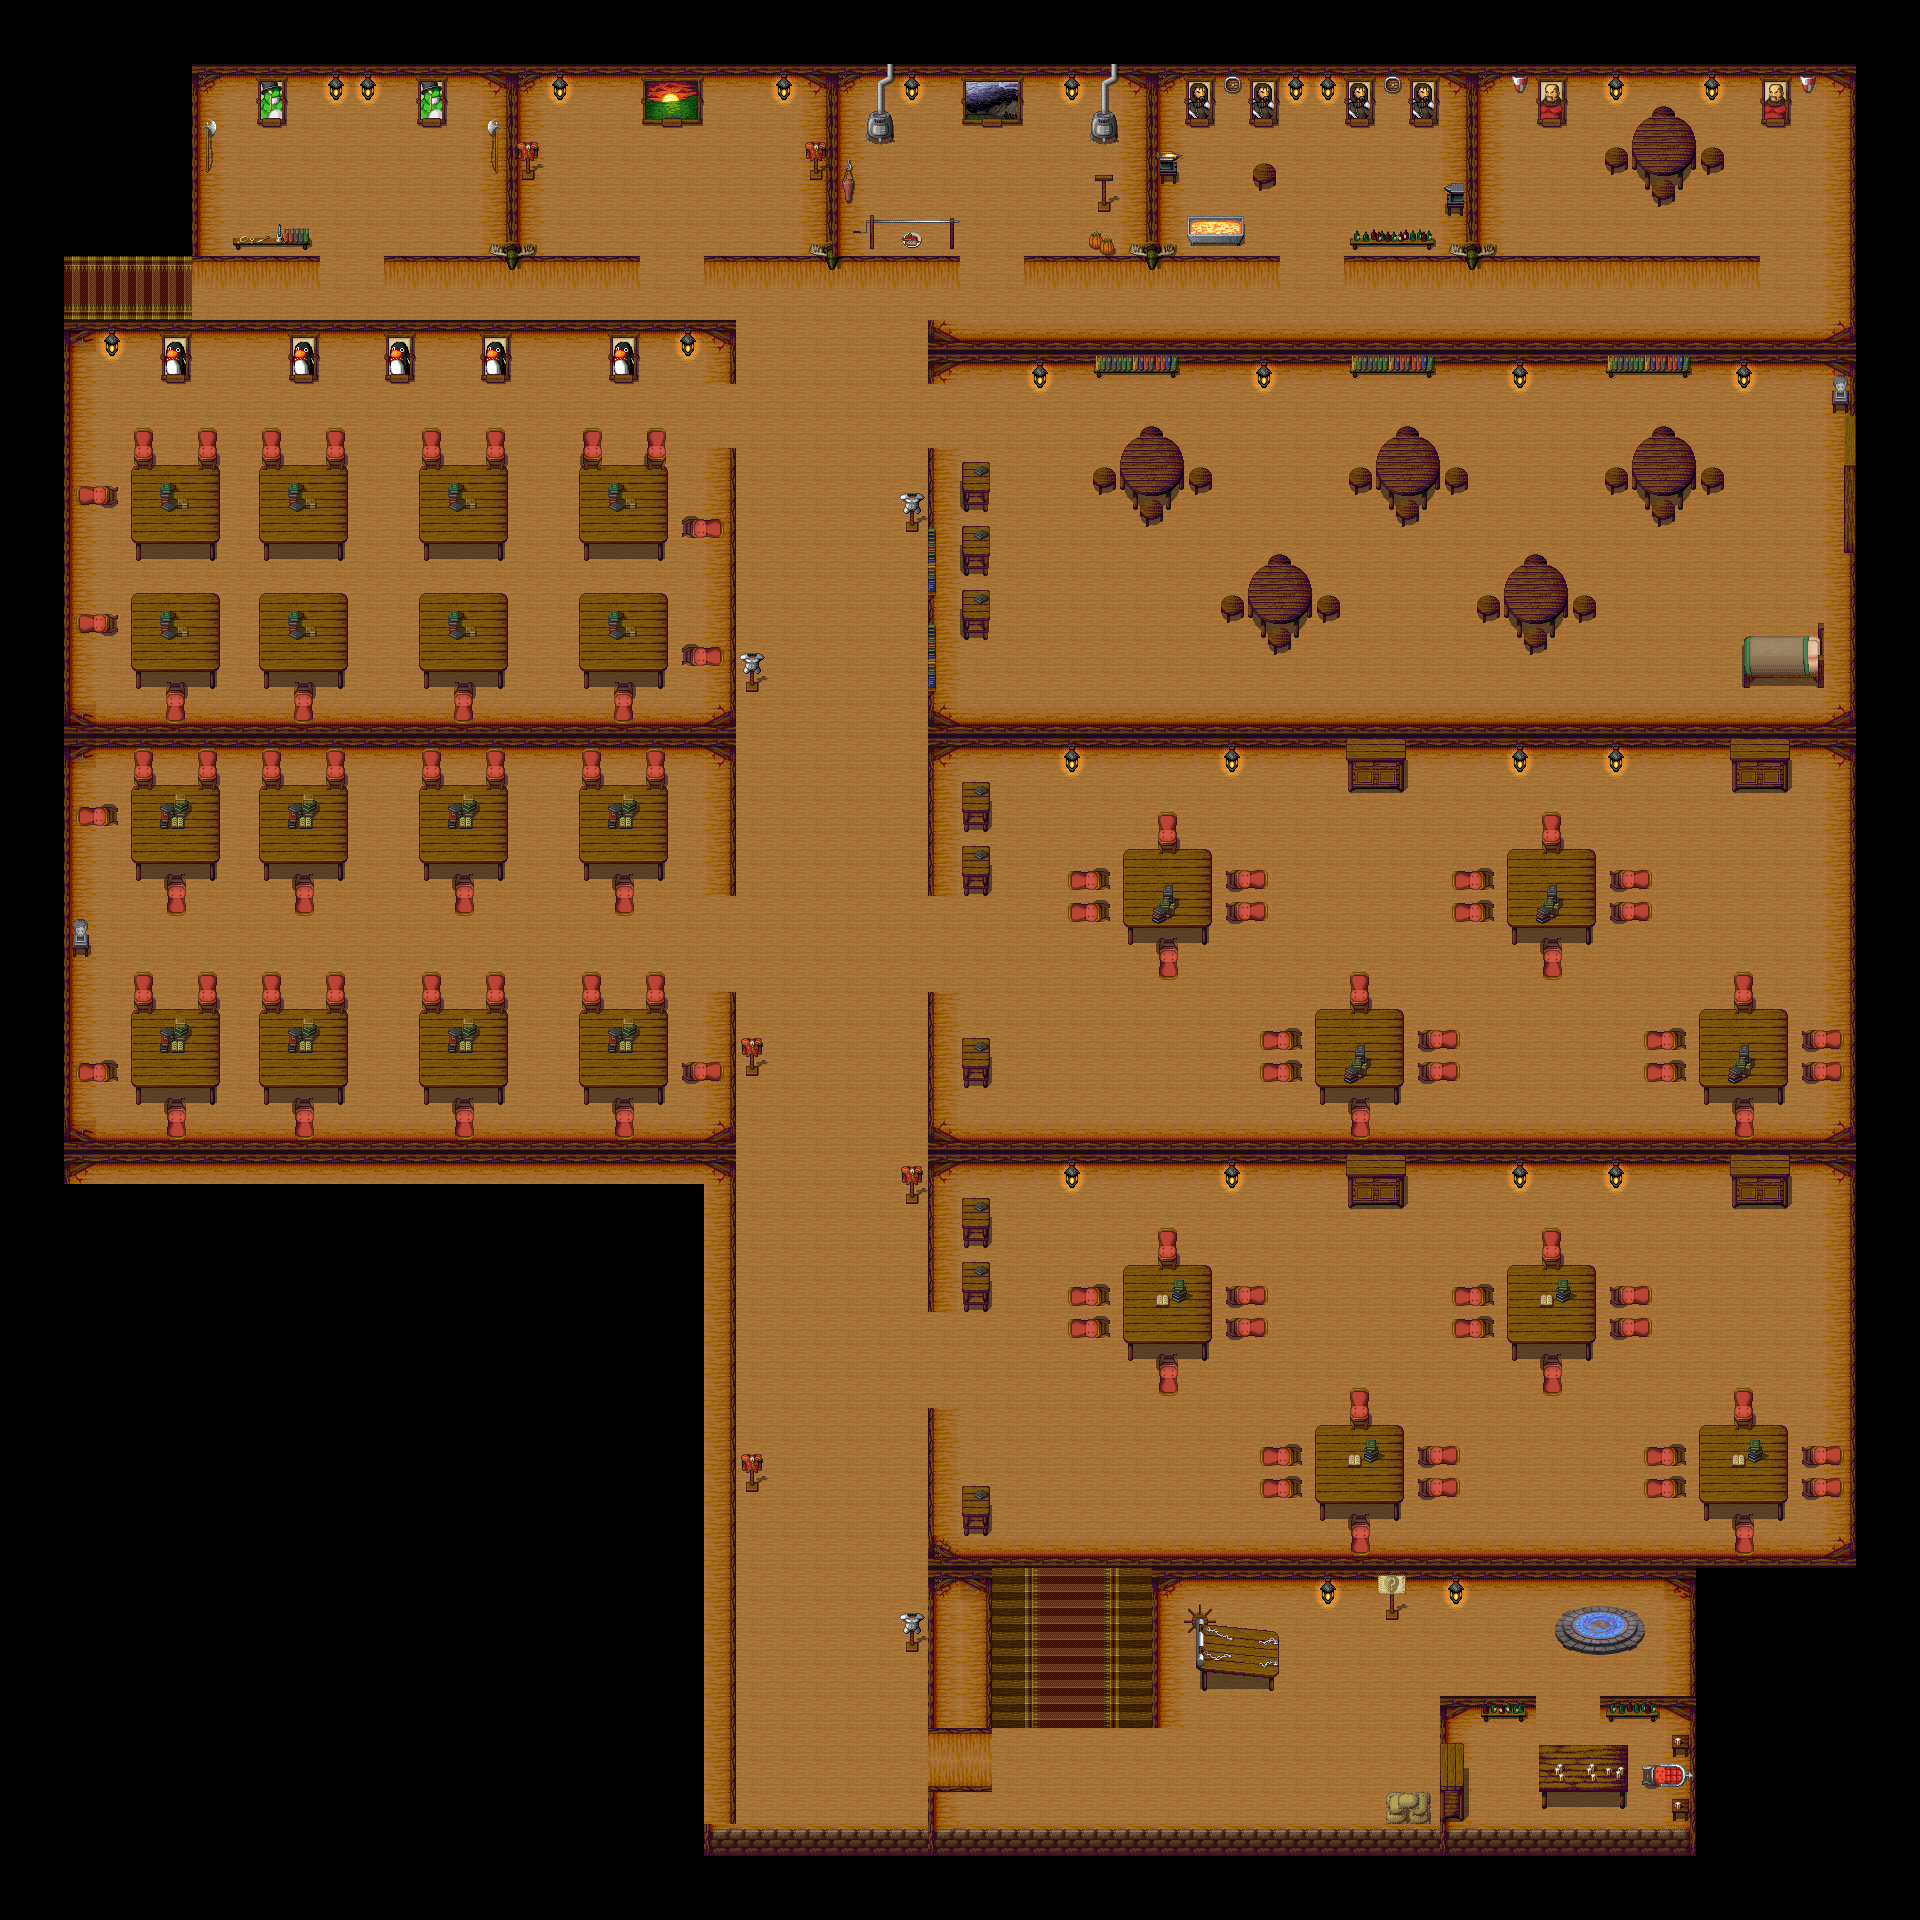

This is a level from a 2D game, rendered from its Tiled map with the project's own tilesets. A one-line summary and the map file follow, with tile-layer data summarised:
An orthogonal 60x60 tile map with 32x32 px tiles, 5 tile layers (background, foreground, foreground of the foreground, notice, ...), 1 hidden layer not drawn, 7 tilesets.

<map version="1.8" tiledversion="1.8.1" orientation="orthogonal" renderorder="right-down" compressionlevel="0" width="60" height="60" tilewidth="32" tileheight="32" infinite="0" nextlayerid="9" nextobjectid="1">
 <properties>
  <property name="32 53" value="dhc1.tmx 42 22" />
  <property name="33 53" value="dhc1.tmx 42 22" />
  <property name="49 50" value="wellingtonRoom.tmx 10 4" />
  <property name="49 51" value="wellingtonRoom.tmx 10 4" />
  <property name="50 50" value="wellingtonRoom.tmx 10 4" />
  <property name="50 51" value="wellingtonRoom.tmx 10 4" />
 </properties>
 <tileset firstgid="1" source="tileset/tileset file/Inq XP MI- Medieval Indoors - Hi Class.tsx" />
 <tileset firstgid="609" source="tileset/tileset file/collision.tsx" />
 <tileset firstgid="611" source="tileset/tileset file/Inq XP MI- Medieval Indoors.tsx" />
 <tileset firstgid="2787" source="tileset/tileset file/Inq XP MT- Medieval Town.tsx" />
 <tileset firstgid="6963" source="tileset/tileset file/teleport_128.tsx" />
 <tileset firstgid="7003" name="Inq XP MT- Medieval Town - Market" tilewidth="32" tileheight="32" tilecount="560" columns="16">
  <image source="tileset/Inq XP MT- Medieval Town - Market.png" trans="ff00ff" width="512" height="1120" />
 </tileset>
 <tileset firstgid="7563" source="tileset/tileset file/Inq XP MT- Medieval Town - Buildings.tsx" />
 <layer id="1" name="background" width="60" height="60">
  <data>[3600 cells, 3600 non-empty, 25 distinct tile ids]</data>
 </layer>
 <layer id="2" name="foreground" width="60" height="60">
  <data>[3600 cells, 423 non-empty, 88 distinct tile ids]</data>
 </layer>
 <layer id="4" name="foreground of the foreground" width="60" height="60">
  <data>[3600 cells, 414 non-empty, 85 distinct tile ids]</data>
 </layer>
 <layer id="7" name="notice" width="60" height="60">
  <data>[3600 cells, 2 non-empty, 2 distinct tile ids]</data>
 </layer>
 <layer id="8" name="book" width="60" height="60">
  <data>[3600 cells, 1 non-empty, 1 distinct tile ids]</data>
 </layer>
 <layer id="3" name="Collision" width="60" height="60" visible="0">
  <properties>
   <property name="32 53" value="dhc1.tmx 42 22" />
   <property name="33 53" value="dhc1.tmx 42 22" />
   <property name="49 50" value="wellingtonRoom.tmx 10 4" />
   <property name="49 51" value="wellingtonRoom.tmx 10 4" />
   <property name="50 50" value="wellingtonRoom.tmx 10 4" />
   <property name="50 51" value="wellingtonRoom.tmx 10 4" />
  </properties>
  <data>[3600 cells, 1842 non-empty, 2 distinct tile ids]</data>
 </layer>
</map>
